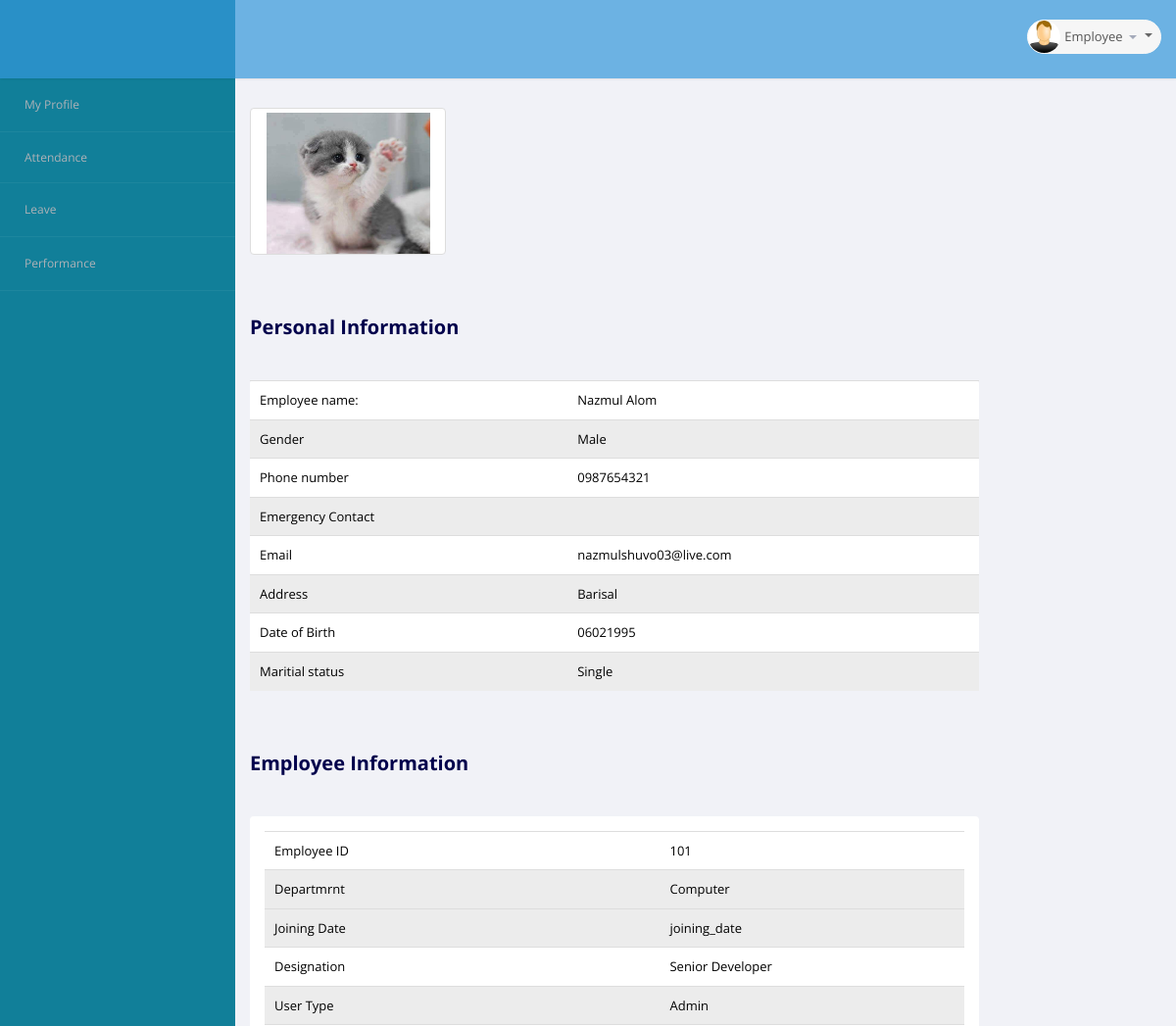
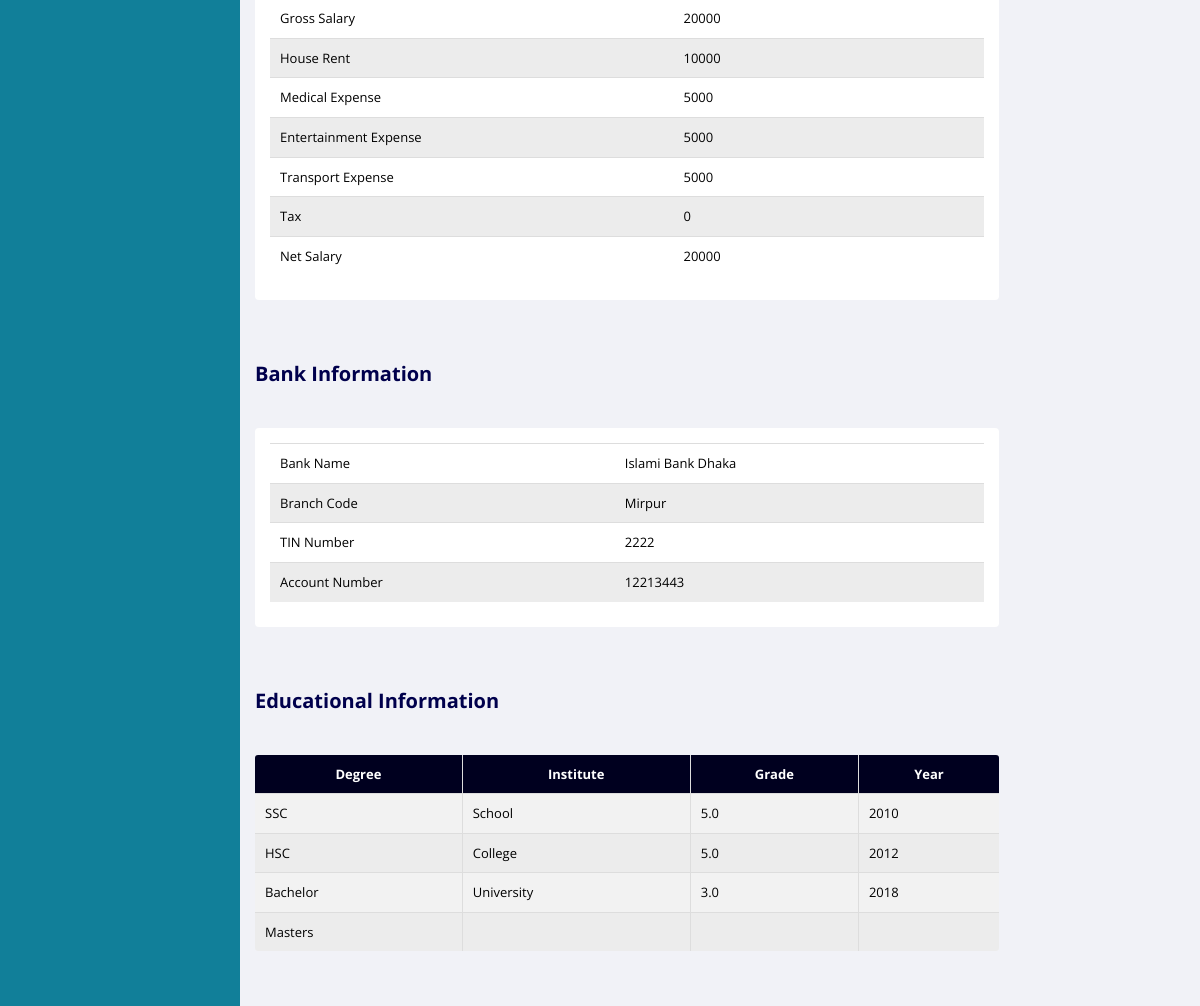
The page /view_employee_employee.php (signed in) on the database its author committed (2 pictures, top to bottom).
### tables this page shows
CREATE TABLE IF NOT EXISTS `personal_information` (
  `person_id` int(11) NOT NULL AUTO_INCREMENT,
  `full_name` varchar(100) DEFAULT NULL,
  `gender` varchar(10) NOT NULL DEFAULT 'male',
  `mobile_number` varchar(100) DEFAULT NULL,
  `emergency_number` varchar(100) DEFAULT NULL,
  `email` varchar(100) DEFAULT NULL,
  `address` varchar(10000) DEFAULT NULL,
  `date_of_birth` varchar(100) DEFAULT NULL,
  `maritial_status` varchar(100) DEFAULT NULL,
  `allocated_resource` varchar(1000) DEFAULT NULL,
  `image` varchar(1000) DEFAULT NULL,
  PRIMARY KEY (`person_id`)
);

CREATE TABLE IF NOT EXISTS `employee_information` (
  `employee_id` int(11) NOT NULL AUTO_INCREMENT,
  `person_id` int(11) NOT NULL,
  `company_id` varchar(100) DEFAULT NULL,
  `designation` varchar(100) DEFAULT NULL,
  `department` varchar(100) DEFAULT NULL,
  `gross_salary` double DEFAULT NULL,
  `house_rent` double DEFAULT NULL,
  `medical_expense` double DEFAULT NULL,
  `transport_expense` double DEFAULT NULL,
  `entertainment_expense` double DEFAULT NULL,
  `tax` double DEFAULT NULL,
  `net_salary` double DEFAULT NULL,
  `joining_date` varchar(100) DEFAULT NULL,
  PRIMARY KEY (`employee_id`)
);

CREATE TABLE IF NOT EXISTS `bank_information` (
  `bank_id` int(11) NOT NULL AUTO_INCREMENT,
  `person_id` int(11) NOT NULL,
  `bank_name` varchar(100) DEFAULT NULL,
  `branch_code` varchar(100) DEFAULT NULL,
  `tin_number` varchar(100) DEFAULT NULL,
  `account_number` varchar(100) DEFAULT NULL,
  PRIMARY KEY (`bank_id`)
);

CREATE TABLE IF NOT EXISTS `education_information` (
  `education_id` int(11) NOT NULL AUTO_INCREMENT,
  `person_id` int(11) NOT NULL,
  `ssc_institute` varchar(100) DEFAULT NULL,
  `hsc_institute` varchar(100) DEFAULT NULL,
  `bachelor_institute` varchar(100) DEFAULT NULL,
  `masters_institute` varchar(1000) DEFAULT NULL,
  `ssc_year` varchar(100) DEFAULT NULL,
  `hsc_year` varchar(1000) DEFAULT NULL,
  `bachelor_year` varchar(1000) DEFAULT NULL,
  `masters_year` varchar(1000) DEFAULT NULL,
  `ssc_grade` varchar(1000) DEFAULT NULL,
  `hsc_grade` varchar(1000) DEFAULT NULL,
  `bachelor_grade` varchar(1000) DEFAULT NULL,
  `masters_grade` varchar(1000) DEFAULT NULL,
  PRIMARY KEY (`education_id`)
);

### view_employee_employee.php (the view, shortened to what this page needs)
<!DOCTYPE HTML>
<head>
    <link href="bs3/css/bootstrap.min.css" rel="stylesheet">
    <link href="css/bootstrap-reset.css" rel="stylesheet">
    <link href="assets/font-awesome/css/font-awesome.css" rel="stylesheet">
    <link href="bootstrap/bootstrap.css" rel="stylesheet">
    <link href="bootstrap/bootstrap-responsive.css" rel="stylesheet">
    <link rel="stylesheet" href="assets/jquery-steps-master/demo/css/jquery.steps.css">
    <link rel="stylesheet" href="https://use.fontawesome.com/releases/v5.0.10/css/all.css"
>
    <link href="css/style.css" rel="stylesheet">
    <link href="css/style-responsive.css" rel="stylesheet">
</head>
<body>
<?php
include('employee_header.php');
include('employee_sidebar_left.php');
?>
<?php
if (isset($_GET['id'])) {
    $person_id = $_GET['id'];
} else if (isset($_SESSION['person_id'])) {
    $person_id = $_SESSION['person_id'];
}
?>
<?php
$conn = connect_db();
$sql = "SELECT * FROM authentication,personal_information,employee_information,education_information,bank_information,employment_history
		where personal_information.person_id=employee_information.person_id and personal_information.person_id=education_information.person_id and personal_information.person_id=bank_information.person_id and
		personal_information.person_id=employment_history.person_id and personal_information.person_id=$person_id";
$result = mysql_query($sql, $conn) or die($sql . "<br/><br/>" . mysql_error());
$row = mysql_fetch_array($result);
?>
<section id="main-content">
    <section class="wrapper">
        <ul class="nav nav-tabs" id="modTab"
            style="padding-bottom: 15px;margin-bottom:0px;margin-left:5px;border-bottom: none;">
        </ul>
        <div class="fileupload-new thumbnail" style="width: 200px; height: 150px;overflow:hidden;">
            <img class="img-responsive" style="width:167px;height:158px;" src="<?php echo $row['image']; ?>" alt="">
        </div>
        <br/><br/>
        <div style="width: 80%">
            <b style="font-size:20px;color:#00004C">Personal Information</b><br/> <br/><br/>
            <section class="panel">
                <div>
                    <table class="table">
                        <tbody>
                        <tr style="color:black">
                            <td>Employee name:</td>
                            <td><?php echo $row['full_name']; ?></td>
                        </tr>
                        <tr style="background-color:#ECECEC;color:black">
                            <td>Gender</td>
                            <td><?php echo $row['gender']; ?></td>
                        </tr>
                        <tr style="color:black">
                            <td>Phone number</td>
                            <td><?php echo $row['mobile_number']; ?></td>
                        </tr>
                        <tr style="background-color:#ECECEC;color:black">
                            <td>Emergency Contact</td>
                            <td><?php echo $row['emergency_number']; ?></td>
                        </tr>
                        <tr style="color:black">
                            <td>Email</td>
                            <td><?php echo $row['email']; ?></td>
                        </tr>
                        <tr style="background-color:#ECECEC;color:black">
                            <td>Address</td>
                            <td><?php echo $row['address']; ?></td>
                        </tr>
                        <tr style="color:black">
                            <td>Date of Birth</td>
                            <td><?php echo $row['date_of_birth']; ?></td>
                        </tr>
                        <tr style="background-color:#ECECEC;color:black">
                            <td>Maritial status</td>
                            <td><?php echo $row['maritial_status']; ?></td>
                        </tr>
                        </tbody>
                    </table>
                </div>
            </section>
            <br><br>
            <b style="font-size:20px;color:#00004C">Employee Information</b><br/> <br/><br>
            <section class="panel">
                <div class="panel-body">
                    <table class="table">
                        <tbody>
                        <tr style="color:black">
                            <td>Employee ID</td>
                            <td><?php echo $row['company_id']; ?></td>
                        </tr>
                        <tr style="background-color:#ECECEC;color:black">
                            <td>Departmrnt</td>
                            <td><?php echo $row['department']; ?></td>
                        </tr>
                        <tr style="background-color:#ECECEC;color:black">
                            <td>Joining Date</td>
                            <td><?php echo $row['joining_date']; ?></td>
                        </tr>
                        <tr style="color:black">
                            <td>Designation</td>
                            <td><?php echo $row['designation']; ?></td>
                        </tr>
                        <tr style="background-color:#ECECEC;color:black">
                            <td>User Type</td>
                            <td><?php echo $row['type']; ?></td>
                        </tr>
                        <tr style="color:black">
                            <td>Gross Salary</td>
                            <td><?php echo $row['gross_salary']; ?></td>
                        </tr>
                        <tr style="background-color:#ECECEC;color:black">
                            <td>House Rent</td>
                            <td><?php echo $row['house_rent']; ?></td>
                        </tr>
                        <tr style="color:black">
                            <td>Medical Expense</td>
                            <td><?php echo $row['medical_expense']; ?></td>
                        </tr>
                        <tr style="background-color:#ECECEC;color:black">
                            <td>Entertainment Expense</td>
                            <td><?php echo $row['entertainment_expense']; ?></td>
                        </tr>
                        <tr style="color:black">
                            <td>Transport Expense</td>
                            <td><?php echo $row['transport_expense']; ?></td>
                        </tr>
                        <tr style="background-color:#ECECEC;color:black">
                            <td>Tax</td>
                            <td><?php echo $row['tax']; ?></td>
                        </tr>
                        <tr style="color:black">
                            <td>Net Salary</td>
                            <td><?php echo $row['net_salary']; ?></td>
                        </tr>
                        </tbody>
                    </table>
                </div>
            </section>
            <br><br>
            <b style="font-size:20px;color:#00004C">Bank Information</b><br/> <br/><br>
            <section class="panel">
                <div class="panel-body">
                    <table class="table">
                        <tbody>
                        <tr style="color:black">
                            <td>Bank Name</td>
                            <td><?php echo $row['bank_name']; ?></td>
                        </tr>
                        <tr style="background-color:#ECECEC;color:black">
                            <td>Branch Code</td>
                            <td><?php echo $row['branch_code']; ?></td>
                        </tr>
                        <tr style="color:black">
                            <td>TIN Number</td>
                            <td><?php echo $row['tin_number']; ?></td>
                        </tr>
                        <tr style="background-color:#ECECEC;color:black">
                            <td>Account Number</td>
                            <td><?php echo $row['account_number']; ?></td>
                        </tr>
                        </tbody>
                    </table>
                </div>
            </section>
            <br><br>
            <b style="font-size:20px;color:#00004C">Educational Information</b><br/> <br/><br>
            <section class="panel">
                <table class="table table-striped table-hover table-bordered dataTable" id="editable-sample"
                       aria-describedby="editable-sample_info">
                    <thead style="background-color:#00001F; color:white;">
                    <tr role="row">
                        <th style="text-align:center;" class="sorting_disabled" role="columnheader" rowspan="1"
                            colspan="1" aria-label="First Name" style="width: 188px;">Degree
                        </th>
                        <th style=" text-align:center;" class="sorting" role="columnheader" tabindex="0"
                            aria-controls="editable-sample" rowspan="1" colspan="1"
                            aria-label="Last Name: activate to sort column ascending" style="width: 184px;">Institute
                        </th>
                        <th style=" text-align:center;" class="sorting" role="columnheader" tabindex="0"
                            aria-controls="editable-sample" rowspan="1" colspan="1"
                            aria-label="Status: activate to sort column ascending" style="width: 220px;">Grade
                        </th>
                        <th style=" text-align:center;" class="sorting_disabled" role="columnheader" rowspan="1"
                            colspan="1" aria-label="First Name" style="width: 188px;">Year
                        </th>
                    </thead>
                    <tbody role="alert" aria-live="polite" aria-relevant="all">
                    <tr class="odd" style="color:black">
                        <td>SSC</td>
                        <td><?php echo $row['ssc_institute']; ?></td>
                        <td><?php echo $row['ssc_grade']; ?></td>
                        <td><?php echo $row['ssc_year']; ?></td>
                    </tr>
                    <tr style="background-color:#ECECEC;color:black">
                        <td>HSC</td>
                        <td><?php echo $row['hsc_institute']; ?></td>
                        <td><?php echo $row['hsc_grade']; ?></td>
                        <td class=" "><?php echo $row['hsc_year']; ?></td>
                    </tr>
                    <tr class="odd" style="color:black">
                        <td>Bachelor</td>
                        <td><?php echo $row['bachelor_institute']; ?></td>
                        <td><?php echo $row['bachelor_grade']; ?></td>
                        <td class=" "><?php echo $row['bachelor_year']; ?></td>
                    </tr>
                    <tr style="background-color:#ECECEC;color:black">
                        <td>Masters</td>
                        <td><?php echo $row['masters_institute']; ?></td>
                        <td><?php echo $row['masters_grade']; ?></td>
                        <td class=" "><?php echo $row['masters_year']; ?></td>
                    </tr>
                    </tbody>
                </table>
            </section>
        </div>
    </section>
</section>
</body>
</html>

### employee_header.php (shortened to what this page needs)
<header class="header fixed-top clearfix">
    <div class="brand">
    </div>
    <div class="top-nav clearfix">
        <ul class="nav pull-right top-menu">
            <li class="dropdown">
                <a data-toggle="dropdown" class="dropdown-toggle" href="#">
                    <img alt="" src="images/admin.jpg">
                    <span class="username">Employee</span>
                    <b class="caret"></b>
                </a>
            </li>
        </ul>
    </div>
</header>

### employee_sidebar_left.php (shortened to what this page needs)
<section id="container">
    <aside>
        <div tabindex="5000" style="overflow: hidden;" id="sidebar" class="nav-collapse">
            <ul class="sidebar-menu" id="nav-accordion">
                <li>
                    <a href="view_employee_employee.php">
                        <span>My Profile</span>
                    </a>
                </li>
                <li class="sub-menu">
                    <a href="javascript:;">
                        <span>Attendance</span>
                    </a>
                </li>
                <li>
                    <a href="employee_leave.php">
                        <span>Leave</span>
                    </a>
                <li>
                    <a href="employee_performance.php">
                        <span>Performance</span>
                    </a>
                </li>
            </ul>
        </div>
    </aside>

### rows shown on the page
personal_information: image (picture), full_name "Nazmul Alom", gender "Male", mobile_number "0987654321", email "nazmulshuvo03@live.com", address "Barisal", date_of_birth "06021995", maritial_status "Single"
employee_information: company "101", department "Computer", joining_date "joining_date", designation "Senior Developer", gross_salary "20000", house_rent "10000", medical_expense "5000", entertainment_expense "5000", transport_expense "5000", tax "0", net_salary "20000"
bank_information: bank_name "Islami Bank Dhaka", branch_code "Mirpur", tin_number "2222", account_number "12213443"
education_information: ssc_institute "School", ssc_grade "5.0", ssc_year "2010", hsc_institute "College", hsc_grade "5.0", hsc_year "2012", bachelor_institute "University", bachelor_grade "3.0", bachelor_year "2018"

### other values the page prints
$row['type'] "Admin"
